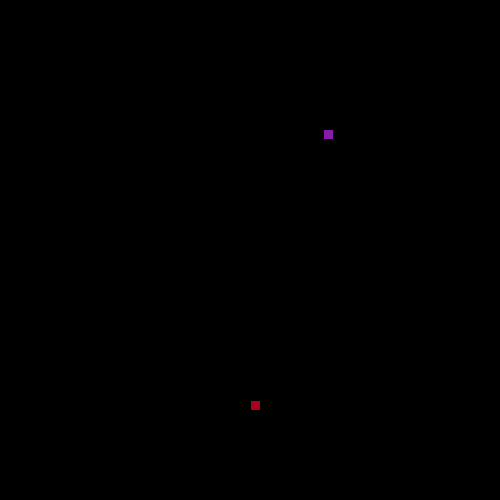
Frame 1 (no input)
Frame 60 (the mouse pressed at the canvas centre just before this capture): identical to frame 1, image omitted
Frame 120 (the mouse held since frame 60 and released just before this capture): identical to frame 1, image omitted

The Processing sketch that drew this single still picture (run headless with seeded random() and noise(); from frame 60 on, the mouse is pressed at the canvas centre):

// Processing sketch: sketch_181102a
// ── sketch_181102a.pde
// 1. Follow the recipe instructions inside the Segment class.

// The Segment class will be used to represent each part of the moving snake.

class Segment {

  //2. Create x and y member variables to hold the location of each segment.
int x = 200;
int y = 250;
  // 3. Add a constructor with parameters to initialize each variable.
public Segment(int x, int y){
this.x= x;
this.y = y;
}

  // 4. Add getter and setter methods for both the x and y member variables.
public int getX(){
return x;
}
public int getY(){
return y;
}
public void setX(int x){
this.x = x;
}
public void setY(int y){
this.y = y;
}

}
// 5. Create (but do not initialize) a Segment variable to hold the head of the Snake
Segment head;


// 6. Create and initialize a String to hold the direction of your snake e.g. "up"
String dir = "up";

// 7. Create and initialize a variable to hold how many pieces of food the snake has eaten.
// give it a value of 1 to start.
int food = 1;


// 8. Create and initialize foodX and foodY variables to hold the location of the food.
int foodX = (int)random(500);
int foodY = (int)random(500);
// (Hint: use the random method to set both the x and y to random locations within the screen size (500 by 500).)

//int foodX = ((int)random(50)*10);



void setup() {

  // 9. Set the size of your sketch (500 by 500).

  size(500, 500);


  // 10. initialize your head to a new segment.

head = new Segment(200, 250);

  // 11. Use the frameRate(int rate) method to set the rate to 20.
frameRate(20);
}


void draw() {

  background(0);


  //12. Call the manageTail, drawFood, drawSnake, move, and collision methods.
manageTail();
drawFood();
drawSnake();
move();
collision();
}


// 13. Complete the drawFood method below. (Hint: each piece of food should be a 10 by 10 rectangle).

void drawFood() {
fill(136, 034, 170);
rect(foodX, foodY, 10, 10);
}


//14. Draw the snake head (use a 10 by 10 rectangle)

void drawSnake() {
fill(170, 00, 034);
  rect(250, 400, 10, 10);

  //test your code
}


// 15. Complete the move method below.

void move() {

  // 16. Using a switch statement, make your snake head move by 10 pixels in the correct direction.
  //This is an incomplete switch statement:
   
  switch(dir) {
  case "up":
    head.setY(head.getY()-5); 
    break;
  case "down":
    head.setY(head.getY()+5); 
    break;
  case "left":
   head.setX(head.getX()-5); 
    break;
  case "right":
    head.setX(head.getX()+5);
    break;
  }
  


  // 17. Call the checkBoundaries method to make sure the snake head doesn't go off the screen.
checkBoundaries();
}


// 18. Complete the keyPressed method below. Use if statements to set your direction variable depending on what key is pressed.

void keyPressed() {
}



// 19. check if your head is out of bounds (teleport your snake head to the other side).

void checkBoundaries() {
}



//20. Make sure that the key for your current direction’s opposite doesn’t work(i.e. If you’re going up, down key shouldn’t work)



// 21. Complete the missing parts of the collision method below.

void collision() {

  // If the segment is colliding with a piece of food...
     // Increase the amount of food eaten and set foodX and foodY to new random locations.
}



/**
 
 ** Part 2: making the tail (the rest of the snake)
 
 **/

//  1. Create and initialize an ArrayList of Segments. (This will be your snake tail!)


// 2. Complete the missing parts of the manageTail method below and call it in the draw method.

void manageTail() {

  //Call the drawTail and checkTailCollision methods.

  // Add a new Segment to your ArrayList that has the same X and Y as the head of your snake.

  // To keep your tail the right length:
  // while the tail size is greater than the number of food pieces eaten, remove the first Segment in your tail.

}

void drawTail() {
    // Draw a 10 by 10 rectangle for each Segment in your snake ArrayList.
}


// 3. Complete the missing parts of the bodyCollision method below.

void checkTailCollision() {

  // If your head has the same location as one of your segments...

  // reset your food variable

  //Call this method at the beginning of your manageTail method.
}
